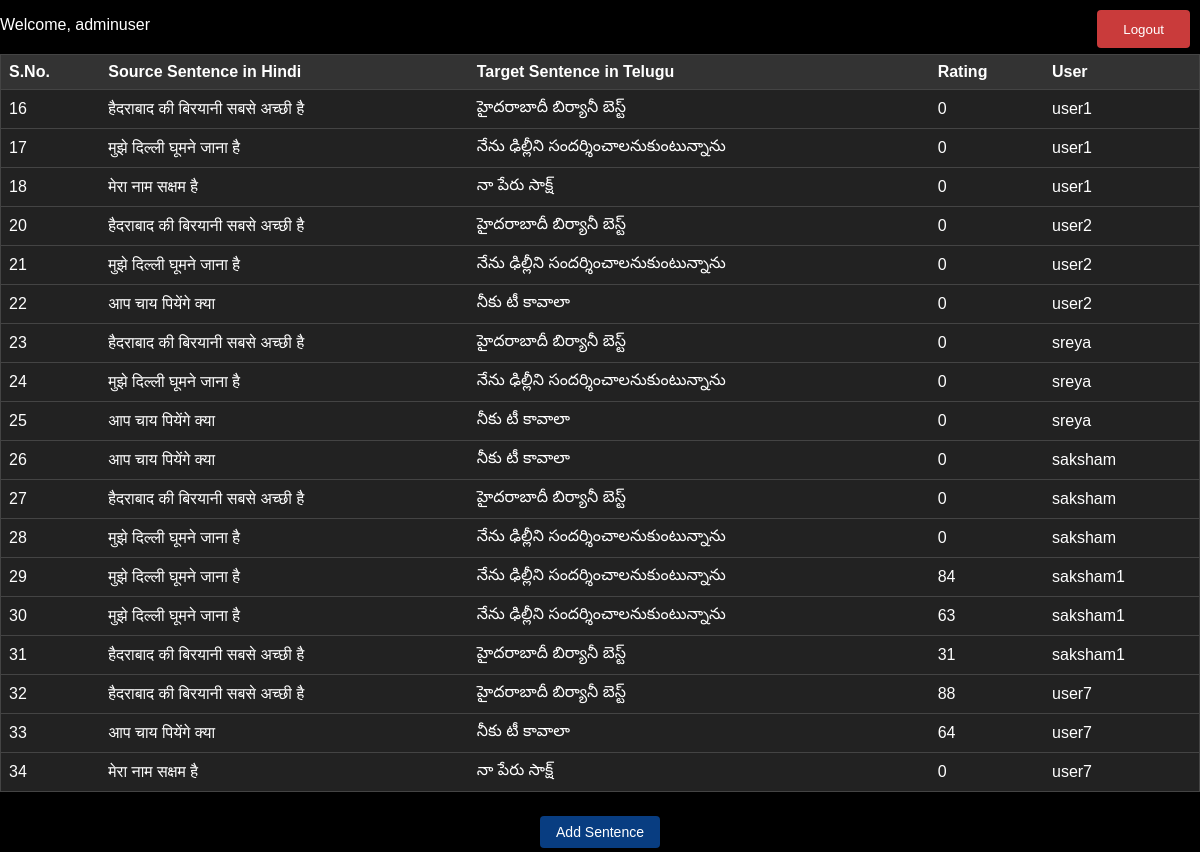
The page /index/ (signed in) on the database its author committed.
### ratingapp/models.py (models this page shows, shortened)
class Sentence(models.Model):
    user = models.ForeignKey(User, on_delete=models.CASCADE)
    sno = models.AutoField(primary_key=True)
    source = models.CharField(max_length=100)
    target = models.CharField(max_length=100)
    rating = models.IntegerField(default=0)
    class Meta:
        permissions = [
            ("can_add_sentence", "Can add sentences"),
        ]

### ratingapp/views.py (the view)
# urls.py: path('index/', views.index, name='index'),
@login_required
def index(request):
    if request.user.is_authenticated:
        if not request.user.is_staff:
            user_sentences = Sentence.objects.filter(user=request.user)
            if not user_sentences.exists():
                all_sentences = list(Sentence.objects.all())
                if len(all_sentences) >= 3:
                    random_sentences = random.sample(all_sentences, 3)
                    for sentence in random_sentences:
                        sentence.pk = None  # Clone the sentence object
                        sentence.user = request.user
                        sentence.save()
                else:
                    random_sentences = []
            else:
                random_sentences = user_sentences
            return render(request, 'index.html', {'sentences': random_sentences, 'request': request, 'is_admin': False})
        else:
            sentences = Sentence.objects.all().annotate(avg_rating=Avg('rating'))
            return render(request, 'index.html', {'sentences': sentences, 'request': request, 'is_admin': True})
    else:
        return redirect('loginpage')

### ratingapp/templates/index.html (shortened to what this page needs)
<!DOCTYPE html>
<html lang="en">
<head>
</head>
<body>
    <div id="welcome-user">
        {% if request.user.is_authenticated %}
            <p>Welcome, {{ request.user.username }}</p>
        {% endif %}
    </div>
    <div id="logout-container">
        <form method="POST" action="{% url 'logout' %}" class="logoutButton">
            <input type="submit" value="Logout" id = "submitid">
        </form>
    </div>
     <table>
        <tr>
            <th class="sort-SNO">S.No.</th>
            <th class="sort-SOURCE">Source Sentence in Hindi</th>
            <th class="sort-TARGET">Target Sentence in Telugu</th>
            <th class="sort-RATING">Rating</th>
            {% if request.user.is_authenticated and request.user.is_staff %}
                <th>User</th>
            {% endif %}
        </tr>
        <tbody id="tablebody">
            {% for sentence in sentences %}
            <tr>
                <td class="sno">{{ sentence.sno }}</td>
                <td class="td-sentences">{{ sentence.source }}</td>
                <td class="td-sentences">{{ sentence.target }}</td>
                <td class="td-sentences">{{ sentence.rating }}</td>
                {% if request.user.is_authenticated and request.user.is_staff %}
                    <td>{{ sentence.user.username }}</td>
                {% endif %}
            </tr>
            {% endfor %}
        </tbody>
    </table>
    {% if is_admin %}
    <div style="display: flex; justify-content: center; align-items: center; ">
        <a href="{% url 'add_sentence' %}" id="add-sentence-button" class="myButton">Add Sentence</a>
    </div>
    {% endif %}
</body>
</html>

### ratingapp/templates/index.html (style rules this page uses)
body { font-family: Arial, sans-serif; margin: 0; padding: 0; background-color: #000; color: #fff; }
table { width: 100%; border-collapse: collapse; margin: 20px auto; background-color: #222; border: 1px solid #444; }
th, td { padding: 8px; text-align: left; border-bottom: 1px solid #444; }
th { background-color: #333; cursor: pointer; }
#add-sentence-button { background-color: rgb(8, 61, 129); }
.myButton { background-color: #9239e0; width: fit; border: none; color: white; padding: 8px 16px; display: flex; text-align: center; text-decoration: none; display: inline-block; font-size: 14px; margin: 4px 2px; cursor: pointer; border-radius: 4px; }
#logout-container { position: fixed; top: 20px; right: 20px; z-index: 9999; }
.logoutButton { background-color: #c93b3b; border: none; color: white; padding: 10px 20px; margin: -10px; text-align: center; text-decoration: none; display: inline-block; font-size: 16px; margin-left: 10px; border-radius: 4px; cursor: pointer; transition: background-color 0.3s; }
#submitid { background-color: #c93b3b; border: none; color: white; }

### rows shown on the page
Sentence: sno "16", source "हैदराबाद की बिरयानी सबसे अच्छी है", target "హైదరాబాదీ బిర్యానీ బెస్ట్", rating "0", user.username "user1"
Sentence: sno "17", source "मुझे दिल्ली घूमने जाना है", target "నేను ఢిల్లీని సందర్శించాలనుకుంటున్నాను", rating "0", user.username "user1"
Sentence: sno "18", source "मेरा नाम सक्षम है", target "నా పేరు సాక్ష్", rating "0", user.username "user1"
Sentence: sno "20", source "हैदराबाद की बिरयानी सबसे अच्छी है", target "హైదరాబాదీ బిర్యానీ బెస్ట్", rating "0", user.username "user2"
Sentence: sno "21", source "मुझे दिल्ली घूमने जाना है", target "నేను ఢిల్లీని సందర్శించాలనుకుంటున్నాను", rating "0", user.username "user2"
Sentence: sno "22", source "आप चाय पियेंगे क्या", target "నీకు టీ కావాలా", rating "0", user.username "user2"
Sentence: sno "23", source "हैदराबाद की बिरयानी सबसे अच्छी है", target "హైదరాబాదీ బిర్యానీ బెస్ట్", rating "0", user.username "sreya"
Sentence: sno "24", source "मुझे दिल्ली घूमने जाना है", target "నేను ఢిల్లీని సందర్శించాలనుకుంటున్నాను", rating "0", user.username "sreya"
Sentence: sno "25", source "आप चाय पियेंगे क्या", target "నీకు టీ కావాలా", rating "0", user.username "sreya"
Sentence: sno "26", source "आप चाय पियेंगे क्या", target "నీకు టీ కావాలా", rating "0", user.username "saksham"
Sentence: sno "27", source "हैदराबाद की बिरयानी सबसे अच्छी है", target "హైదరాబాదీ బిర్యానీ బెస్ట్", rating "0", user.username "saksham"
Sentence: sno "28", source "मुझे दिल्ली घूमने जाना है", target "నేను ఢిల్లీని సందర్శించాలనుకుంటున్నాను", rating "0", user.username "saksham"
Sentence: sno "29", source "मुझे दिल्ली घूमने जाना है", target "నేను ఢిల్లీని సందర్శించాలనుకుంటున్నాను", rating "84", user.username "saksham1"
Sentence: sno "30", source "मुझे दिल्ली घूमने जाना है", target "నేను ఢిల్లీని సందర్శించాలనుకుంటున్నాను", rating "63", user.username "saksham1"
Sentence: sno "31", source "हैदराबाद की बिरयानी सबसे अच्छी है", target "హైదరాబాదీ బిర్యానీ బెస్ట్", rating "31", user.username "saksham1"
Sentence: sno "32", source "हैदराबाद की बिरयानी सबसे अच्छी है", target "హైదరాబాదీ బిర్యానీ బెస్ట్", rating "88", user.username "user7"
Sentence: sno "33", source "आप चाय पियेंगे क्या", target "నీకు టీ కావాలా", rating "64", user.username "user7"
Sentence: sno "34", source "मेरा नाम सक्षम है", target "నా పేరు సాక్ష్", rating "0", user.username "user7"

### other values the page prints
{{ request.user.username }} "adminuser"
